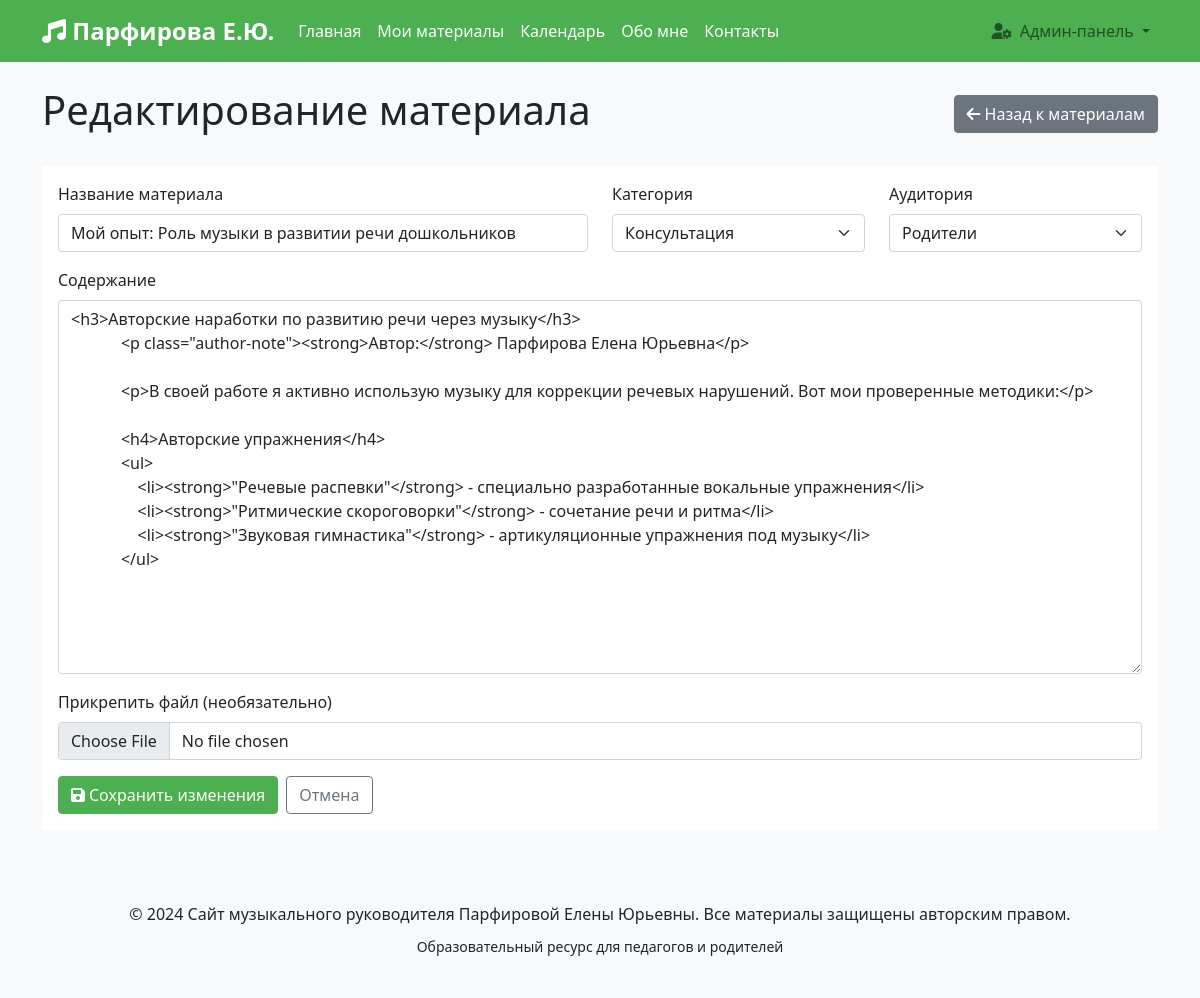
Screenshot of /admin/material/2/edit (signed in) with the database file from the repository.
### models.py (models this page shows)
class Material(db.Model):
    id = db.Column(db.Integer, primary_key=True)
    title = db.Column(db.String(200), nullable=False)
    content = db.Column(db.Text, nullable=False)
    category = db.Column(db.String(50), nullable=False)
    target_audience = db.Column(db.String(50), nullable=False)
    created_date = db.Column(db.DateTime, nullable=False, default=lambda: datetime.now(timezone.utc))
    file_path = db.Column(db.String(300))
    is_published = db.Column(db.Boolean, default=True)

### app.py (the view)
@app.route('/admin/material/<int:material_id>/edit', methods=['GET', 'POST'])
@login_required
def edit_material(material_id):
    material = db.session.get(Material, material_id)
    if not material:
        abort(404)
    form = MaterialForm()
    if form.validate_on_submit():
        material.title = form.title.data
        material.content = form.content.data
        material.category = form.category.data
        material.target_audience = form.target_audience.data
        if form.file.data:
            filename = secure_filename(form.file.data.filename)
            form.file.data.save(os.path.join('static/uploads', filename))
            material.file_path = filename
        db.session.commit()
        flash('Материал успешно обновлен!', 'success')
        return redirect(url_for('admin_materials'))
    elif request.method == 'GET':
        form.title.data = material.title
        form.content.data = material.content
        form.category.data = material.category
        form.target_audience.data = material.target_audience
    return render_template('admin/edit_material.html', form=form, material=material)

### forms.py
class MaterialForm(FlaskForm):
    title = StringField('Название', validators=[DataRequired(), Length(max=200)])
    content = TextAreaField('Содержание', validators=[DataRequired()])
    category = SelectField('Категория', choices=[
        ('consultation', 'Консультация'),
        ('scenario', 'Сценарий праздника'),
        ('methodical', 'Методическая разработка'),
        ('article', 'Статья')
    ], validators=[DataRequired()])
    target_audience = SelectField('Для кого', choices=[
        ('teachers', 'Педагоги'),
        ('parents', 'Родители'),
        ('all', 'Все')
    ], validators=[DataRequired()])
    file = FileField('Файл', validators=[FileAllowed(['pdf', 'doc', 'docx', 'jpg', 'png'], 'Только документы и изображения!')])

### app.py (called while the page is built)
@login_manager.user_loader
def load_user(user_id):
    return db.session.get(User, int(user_id))

### templates/admin/edit_material.html (shortened to what this page needs)
{% extends "base.html" %}
{% block content %}
<div class="container mt-4">
    <div class="d-flex justify-content-between align-items-center mb-4">
        <h1>Редактирование материала</h1>
        <a href="{{ url_for('admin_materials') }}" class="btn btn-secondary">
            <i class="fas fa-arrow-left me-1"></i>Назад к материалам
        </a>
    </div>
    <div class="card">
        <div class="card-body">
            <form method="POST" enctype="multipart/form-data">
                <div class="row">
                    <div class="col-md-6">
                        <div class="mb-3">
                            <label class="form-label">Название материала</label>
                            {{ form.title(class="form-control") }}
                        </div>
                    </div>
                    <div class="col-md-3">
                        <div class="mb-3">
                            <label class="form-label">Категория</label>
                            {{ form.category(class="form-select") }}
                        </div>
                    </div>
                    <div class="col-md-3">
                        <div class="mb-3">
                            <label class="form-label">Аудитория</label>
                            {{ form.target_audience(class="form-select") }}
                        </div>
                    </div>
                </div>
                <div class="mb-3">
                    <label class="form-label">Содержание</label>
                    {{ form.content(class="form-control", rows="15") }}
                </div>
                <div class="mb-3">
                    <label class="form-label">Прикрепить файл (необязательно)</label>
                    {{ form.file(class="form-control") }}
                </div>
                <div class="d-flex gap-2">
                    <button type="submit" class="btn btn-success">
                        <i class="fas fa-save me-1"></i>Сохранить изменения
                    </button>
                    <a href="{{ url_for('admin_materials') }}" class="btn btn-outline-secondary">Отмена</a>
                </div>
            </form>
        </div>
    </div>
</div>
{% endblock %}

### static/css/style.css (style rules this page uses)
:root { --primary-color: #4CAF50; --secondary-color: #FFC107; --accent-color: #2196F3; }
body { font-family: 'Segoe UI', Tahoma, Geneva, Verdana, sans-serif; background-color: #f8f9fa; }
.card { transition: transform 0.3s ease, box-shadow 0.3s ease; border: none; }
.btn-success { background-color: var(--primary-color); border-color: var(--primary-color); }
.card { animation: fadeIn 0.6s ease-out; }

### rows the page displays
Material: title "Мой опыт: Роль музыки в развитии речи дошкольников", category "Консультация", target_audience "Родители", content "<h3>Авторские наработки по развитию речи через музыку</h3> <p class=\"author-note\"><strong>Автор:</strong> Парфирова Елена Юрьевна</p> <p>В своей работе я активно использую музыку для коррекции речевых нарушений. Вот мои проверенные методики:</p> <h4>Авторские упражнения</h4> <ul> <li><strong>\"Речевые распевки\"</strong> - специально разработанные вокальные упражнения</li> <li><strong>\"Ритмические скороговорки\"</strong> - сочетание речи и ритма</li> <li><strong>\"Звуковая гимнастика\"</strong> - артикуляционные упражнения под музыку</li> </ul>"
